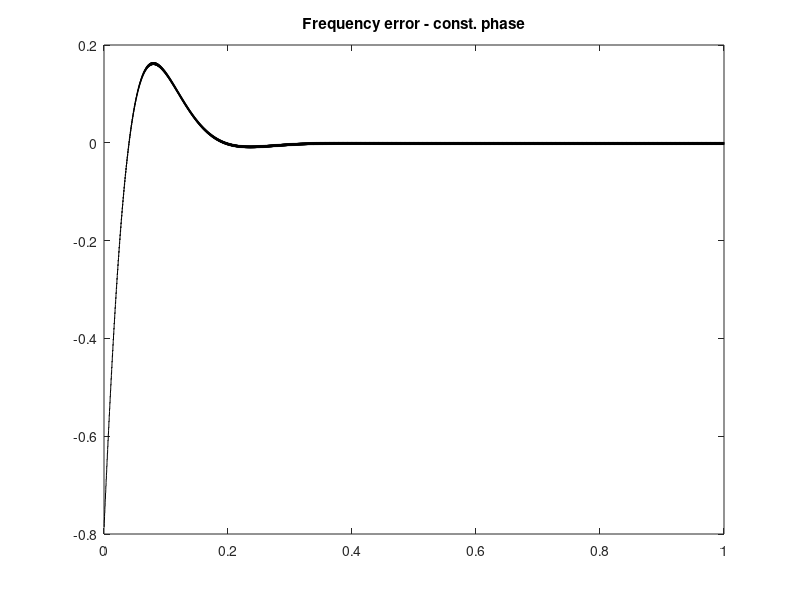
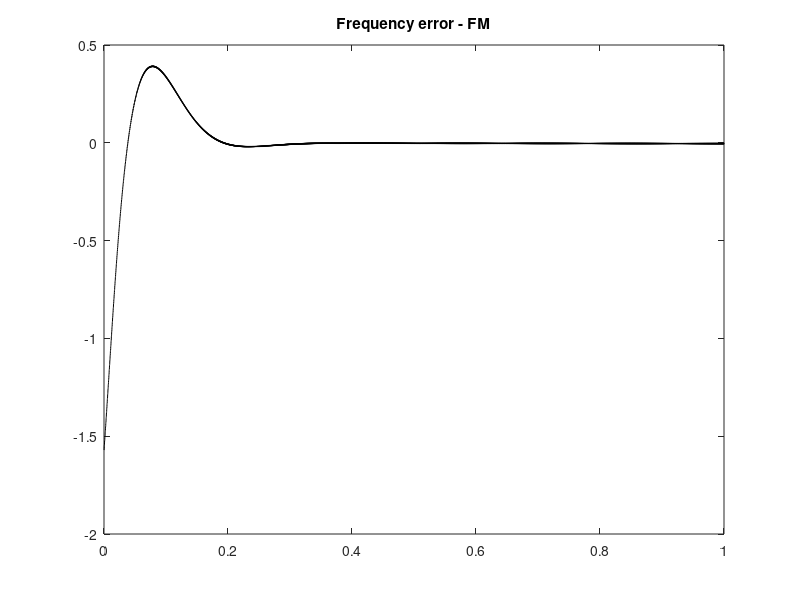
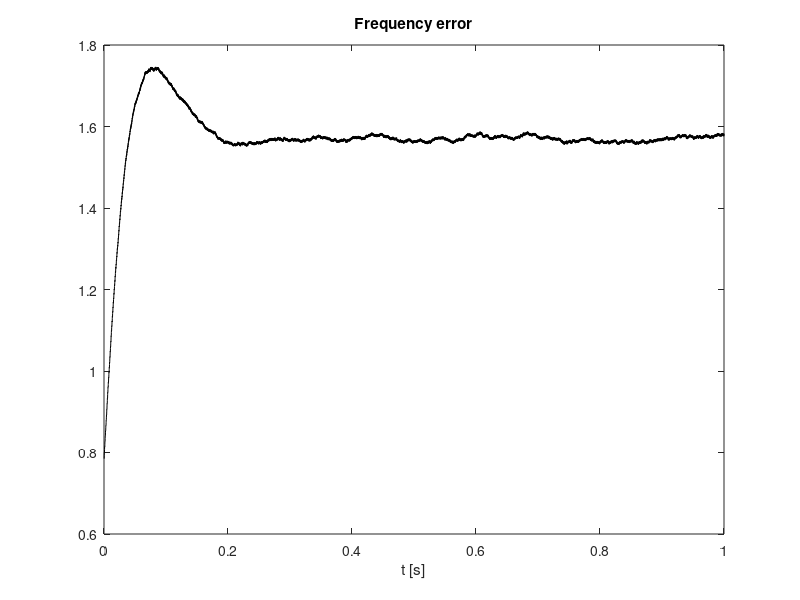

These charts were generated, in order, by the following MATLAB code:
clear all; close all; clc;

%% Generate pilot
fp = 19e3;                  % Frequency
fs = 8e3;                   % Sampling frequency
t = 0:1/fs:1-1/fs;          % Time vector
p1 = sin(2*pi*fp*t + pi/4); % Pilot

%% Estimate pilot's frequency and phase
freq = 2*pi*fp/fs;
theta = zeros(1,length(p1)+1);
alpha = 1e-2;
beta = alpha^2/4;
for n = 1 : length(p1)
    perr = -p1(n)*sin(theta(n));
    theta(n+1) = theta(n) + freq + alpha*perr;
    freq = freq + beta*perr;
end

error = 2*pi*fp*t-pi/4 - theta(1:end-1);

figure;
%plot(t, 2*pi*fp*t, 'b', t, theta(1:end-1), 'r'); xlabel('t [s]');
%title('Pilot frequency'); legend('Original const. phase', 'Estimated const. phase');
plot(t, error, 'k'); title('Frequency error - const. phase');

%% Generate pilot with FM
df = 10;    % Modulation depth
fm = 0.1;   % Modulation frequency
m = df*sin(2*pi*fm*t);  % Modulating signal
p2 = sin(2*pi*fp*t+m);  % Pilot with FM

%% Estimate pilot's frequency and phase
freq = 2*pi*fp/fs;
theta = zeros(1,length(p2)+1);
alpha = 1e-2;
beta = alpha^2/4;
for n = 1 : length(p2)
    perr = -p2(n)*sin(theta(n));
    theta(n+1) = theta(n) + freq + alpha*perr;
    freq = freq + beta*perr;
end

error = 2*pi*fp*t+m-pi/2 - theta(1:end-1);

figure;
%plot(t, 2*pi*fp*t+m, 'b', t, theta(1:end-1), 'r'); xlabel('t [s]');
%title('Pilot frequency'); legend('Original FM', 'Estimated FM');
plot(t, error, 'k'); title('Frequency error - FM');

%% Add noise to pilot
%p1n = awgn(p1, 0, 'measured');
%p1n = awgn(p1, 5, 'measured');
%p1n = awgn(p1, 10, 'measured');
p1n = awgn(p1, 20, 'measured');

freq = 2*pi*fp/fs;
theta = zeros(1,length(p1n)+1);
alpha = 1e-2;
beta = alpha^2/4;
for n = 1 : length(p1n)
    perr = -p1n(n)*sin(theta(n));
    theta(n+1) = theta(n) + freq + alpha*perr;
    freq = freq + beta*perr;
end

error = 2*pi*fp*t+pi/4 - theta(1:end-1);

figure;
plot(t, error, 'k'); xlabel('t [s]');
title('Frequency error');